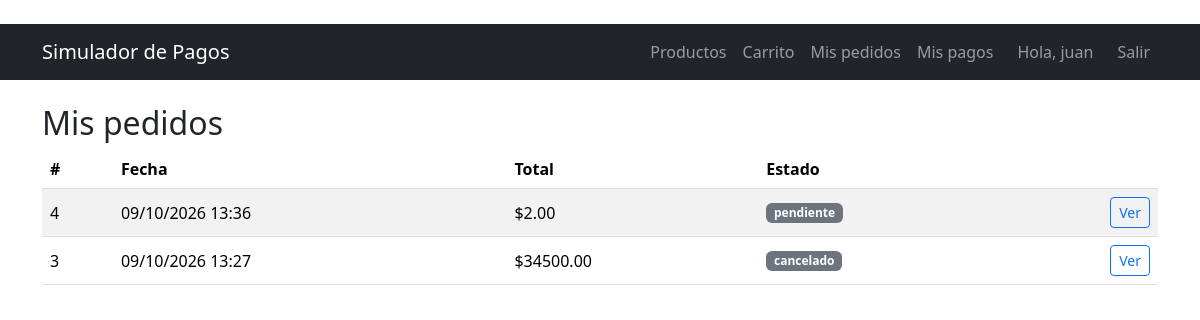
The app's page /pedidos (signed in) with its own data.
### app/models.py (models this page shows, shortened)
class Usuario(UserMixin, db.Model):
    __tablename__ = "usuarios"
    id = db.Column(db.Integer, primary_key=True)
    nombre = db.Column(db.String(80), nullable=False)
    email = db.Column(db.String(120), unique=True, nullable=False, index=True)
    password_hash = db.Column(db.String(256), nullable=False)
    fecha_registro = db.Column(db.DateTime, default=datetime.utcnow)
    pedidos = db.relationship("Pedido", back_populates="usuario", lazy=True)

class Pedido(db.Model):
    __tablename__ = "pedidos"
    id = db.Column(db.Integer, primary_key=True)
    usuario_id = db.Column(db.Integer, db.ForeignKey("usuarios.id"), nullable=False)
    fecha = db.Column(db.DateTime, default=datetime.utcnow)
    total = db.Column(db.Numeric(10, 2), nullable=False, default=0)
    estado = db.Column(db.String(20), nullable=False, default="pendiente")
    usuario = db.relationship("Usuario", back_populates="pedidos")
    items = db.relationship(
        "ItemPedido", back_populates="pedido", cascade="all, delete-orphan", lazy=True
    )
    pagos = db.relationship(
        "Pago", back_populates="pedido", cascade="all, delete-orphan", lazy=True
    )

### app/routes/orders.py (the view)
@orders_bp.route("/pedidos")
@login_required
def listar():
    pedidos = (Pedido.query.filter_by(usuario_id=current_user.id)
               .order_by(Pedido.fecha.desc()).all())
    return render_template("pedidos.html", pedidos=pedidos)

### app/models.py (called while the page is built)
@login_manager.user_loader
def cargar_usuario(user_id):
    return db.session.get(Usuario, int(user_id))

### app/templates/pedidos.html (shortened to what this page needs)
﻿{% extends "base.html" %}
{% block content %}
<h2>Mis pedidos</h2>
<table class="table table-striped align-middle">
    <thead><tr><th>#</th><th>Fecha</th><th>Total</th><th>Estado</th><th></th></tr></thead>
    <tbody>
    {% for p in pedidos %}
        <tr>
            <td>{{ p.id }}</td>
            <td>{{ p.fecha.strftime("%d/%m/%Y %H:%M") }}</td>
            <td>${{ "%.2f"|format(p.total) }}</td>
            <td><span class="badge text-bg-secondary">{{ p.estado }}</span></td>
            <td class="text-end">
                <a href="{{ url_for('orders.detalle', id=p.id) }}" class="btn btn-sm btn-outline-primary">Ver</a>
            </td>
        </tr>
    {% else %}
        <tr><td colspan="5" class="text-center text-muted">Todavía no hiciste pedidos.</td></tr>
    {% endfor %}
    </tbody>
</table>
{% endblock %}

### app/templates/base.html (shortened to what this page needs)
﻿<!DOCTYPE html>
<html lang="es">
<head>
    <link href="https://cdn.jsdelivr.net/npm/bootstrap@5.3.3/dist/css/bootstrap.min.css" rel="stylesheet">
</head>
<body>
<nav class="navbar navbar-expand navbar-dark bg-dark mb-4">
    <div class="container">
        <a class="navbar-brand" href="{{ url_for('index') }}">Simulador de Pagos</a>
        <div class="navbar-nav ms-auto">
            <a class="nav-link" href="{{ url_for('products.listar') }}">Productos</a>
            {% if current_user.is_authenticated %}
                <a class="nav-link" href="{{ url_for('orders.carrito') }}">Carrito</a>
                <a class="nav-link" href="{{ url_for('orders.listar') }}">Mis pedidos</a>
                <a class="nav-link" href="{{ url_for('payments.listar') }}">Mis pagos</a>
                <span class="navbar-text mx-3">Hola, {{ current_user.nombre }}</span>
                <a class="nav-link" href="{{ url_for('auth.logout') }}">Salir</a>
            {% else %}
                <a class="nav-link" href="{{ url_for('auth.login') }}">Ingresar</a>
                <a class="nav-link" href="{{ url_for('auth.registro') }}">Registrarse</a>
            {% endif %}
        </div>
    </div>
</nav>
<div class="container">
    {% block content %}{% endblock %}
</div>
</body>
</html>

### records on screen
Usuario: nombre "juan"
Pedido: id "4", fecha "09/10/2026 13:36", total "2.00", estado "pendiente"
Pedido: id "3", fecha "09/10/2026 13:27", total "34500.00", estado "cancelado"
